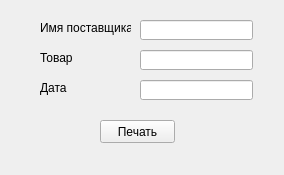
<?xml version="1.0" encoding="UTF-8"?>
<ui version="4.0">
 <class>PechatPForm</class>
 <widget class="QWidget" name="PechatPForm">
  <property name="geometry">
   <rect>
    <x>0</x>
    <y>0</y>
    <width>284</width>
    <height>175</height>
   </rect>
  </property>
  <property name="windowTitle">
   <string>Form</string>
  </property>
  <widget class="QPushButton" name="pushButton">
   <property name="geometry">
    <rect>
     <x>100</x>
     <y>120</y>
     <width>75</width>
     <height>23</height>
    </rect>
   </property>
   <property name="text">
    <string>Печать</string>
   </property>
  </widget>
  <widget class="QLineEdit" name="lineEdit">
   <property name="geometry">
    <rect>
     <x>140</x>
     <y>20</y>
     <width>113</width>
     <height>20</height>
    </rect>
   </property>
  </widget>
  <widget class="QLabel" name="label">
   <property name="geometry">
    <rect>
     <x>40</x>
     <y>20</y>
     <width>91</width>
     <height>16</height>
    </rect>
   </property>
   <property name="text">
    <string>Имя поставщика</string>
   </property>
  </widget>
  <widget class="QLineEdit" name="lineEdit_2">
   <property name="geometry">
    <rect>
     <x>140</x>
     <y>50</y>
     <width>113</width>
     <height>20</height>
    </rect>
   </property>
  </widget>
  <widget class="QLabel" name="label_2">
   <property name="geometry">
    <rect>
     <x>40</x>
     <y>50</y>
     <width>91</width>
     <height>16</height>
    </rect>
   </property>
   <property name="text">
    <string>Товар</string>
   </property>
  </widget>
  <widget class="QLabel" name="label_3">
   <property name="geometry">
    <rect>
     <x>40</x>
     <y>80</y>
     <width>91</width>
     <height>16</height>
    </rect>
   </property>
   <property name="text">
    <string>Дата</string>
   </property>
  </widget>
  <widget class="QLineEdit" name="lineEdit_3">
   <property name="geometry">
    <rect>
     <x>140</x>
     <y>80</y>
     <width>113</width>
     <height>20</height>
    </rect>
   </property>
  </widget>
 </widget>
 <resources/>
 <connections/>
</ui>
